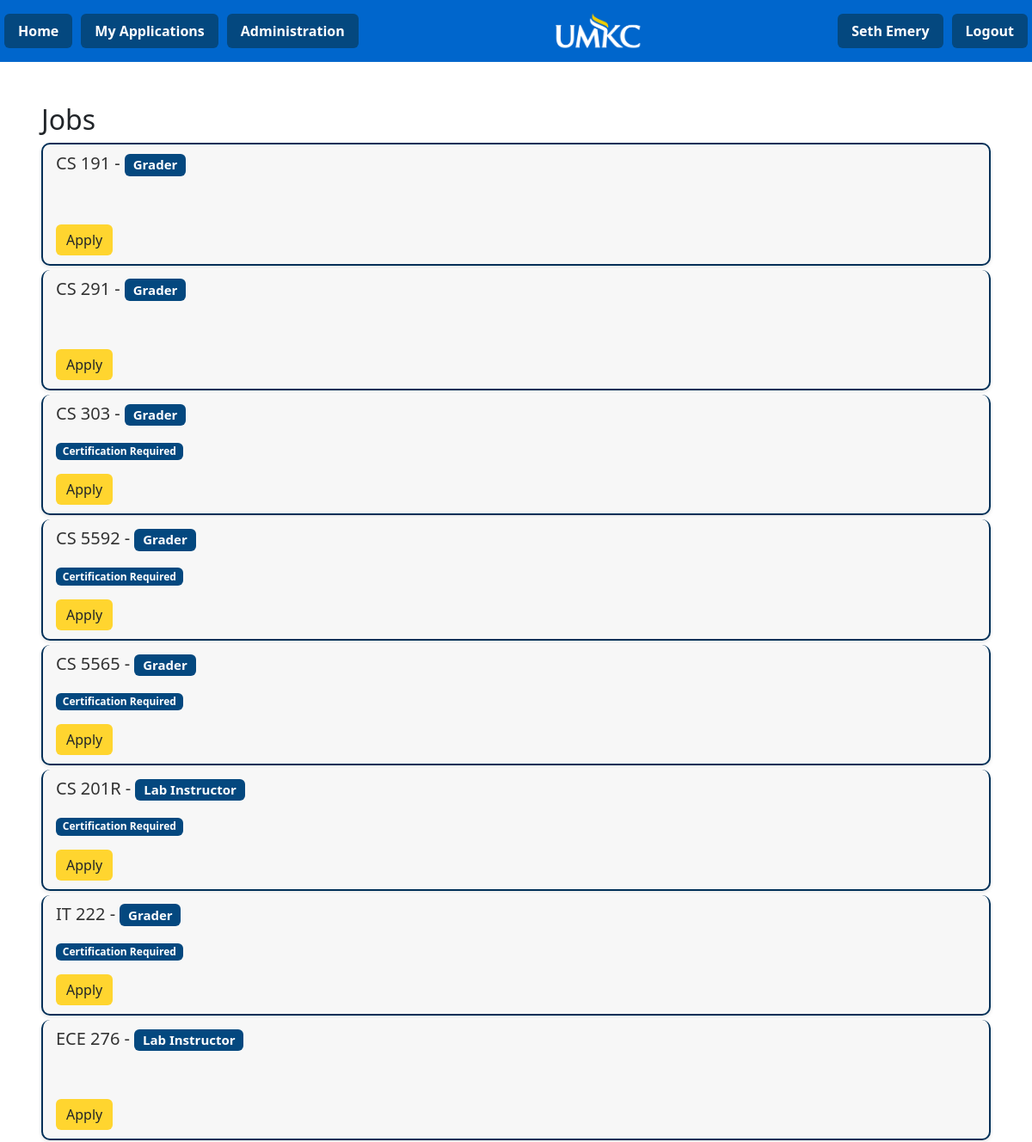
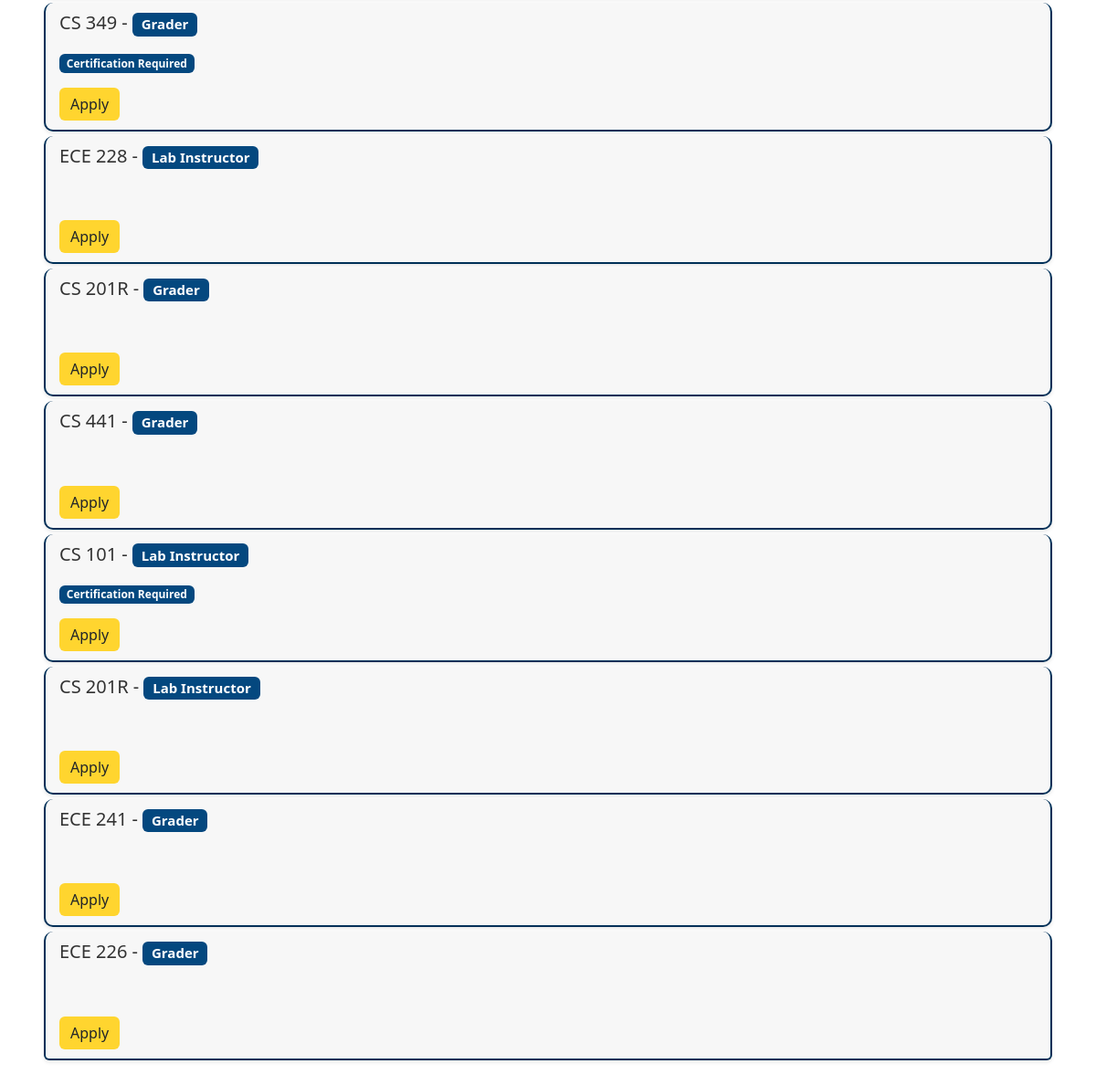
Screenshot of /jobs (signed in) with the database file from the repository (2 pictures, top to bottom).
### gta/model/models.py (models this page shows, shortened)
class Users(UserMixin, db.Model):
    __tablename__ = "Users"
    user_id = db.Column(db.Integer, primary_key=True)
    user_fname = db.Column(db.String(25), nullable=False)
    user_lname = db.Column(db.String(25), nullable=False)
    user_email = db.Column(db.String(25), nullable=False, unique=True)
    role = db.Column(db.Integer, db.ForeignKey("Roles.role_id"), nullable=False)
    major = db.Column(db.Integer, db.ForeignKey("Majors.major_id"), nullable=False)
    degree = db.Column(db.Integer, db.ForeignKey("Degrees.degree_id"), nullable=False)
    gpa = db.Column(db.Numeric(3,2))
    hours = db.Column(db.Numeric(3,2))
    user_pass = db.Column(db.String)
    role_relation = db.relationship('Roles', backref='users', lazy=True)
    major_relation = db.relationship('Majors', backref='users', lazy=True)
    degree_relation = db.relationship('Degrees', backref='users', lazy=True)

class Jobs(db.Model):
    __tablename__ = "Jobs"
    job_id = db.Column(db.Integer,autoincrement=True, primary_key=True )
    role_id = db.Column(db.Integer, db.ForeignKey("Roles.role_id"))
    course_required = db.Column(db.Integer, db.ForeignKey("Courses.course_id"))
    certification_required = db.Column(db.Boolean, nullable=False)
    status = db.Column(db.Boolean, nullable=False)
    user_id = db.Column(db.Integer, db.ForeignKey("Users.user_id"))

class Courses(db.Model):
    __tablename__ = "Courses"
    course_id = db.Column(db.Integer, primary_key=True)
    course_name = db.Column(db.String(25), nullable=False)
    course_level = db.Column(db.String(50), nullable=False)
    major_id = db.Column(db.Integer, db.ForeignKey("Majors.major_id"))

class Roles(db.Model):
    __tablename__ = "Roles"
    role_id = db.Column(db.Integer, primary_key=True)
    role_name = db.Column(db.String(25), nullable=False)

### gta/main/routes.py (the view)
@mbp.route('/jobs', methods=['GET'])
@login_required
def JobsPage():
    with app.app_context():
        resj = db.session.execute(db.select(Courses.course_name, Jobs.certification_required, Roles.role_name).where(Jobs.user_id == session["_user_id"]).where(Jobs.role_id == Roles.role_id).where(Jobs.course_required == Courses.course_id)).all()
    for r in resj:
        print(r)
    jobs = [r for r in resj]
    return render_template('jobs.html', jobs = resj)

### gta/main/routes.py (called while the page is built)
@login_manager.user_loader
def load_user(user_id):
    return Users.query.get(int(user_id))

### gta/templates/jobs.html (shortened to what this page needs)
{% extends 'base.html' %}
{% block content %}
<h2>Jobs</h2>
<ul id="job-list-group" class="list-group">
    {% for j in jobs %}
        <li class="list-group-item">
            <h5>{{ j[0] }} - {{j[3]}} <span class="badge badge-primary">{{ j[2] }}</span></h5>
            <p>{% if j[1] == 1 %}<span class="badge badge-primary">Certification Required</span>{% else %}&nbsp;{% endif %}</p>
            <a href="{{ url_for('form.Apply', job_id=loop.index|string) }}" class="btn apply-btn">Apply</a>
        </li>
    {% endfor %}
</ul>
{% endblock %}

### gta/templates/base.html (shortened to what this page needs)
{% from 'bootstrap5/nav.html' import render_nav_item %}
<!DOCTYPE html>
    <head>
        {% block styles %}
            {{ bootstrap.load_css() }}
            <link rel="stylesheet" href="{{ url_for('static', filename='style.css')}}" type="text/css">
        {% endblock %}
    </head>
    <body>
        <nav class="navbar navbar-extended-sm my-navbar">
            <div class="navbar navbar-nav mr-auto">
                <ul class="nav nav-pills">
                    <li class="nav-item" name="nav-home" style="margin-inline: 5px;">
                    {{ render_nav_item('main.Home', 'Home') }}
                    </li>
                    {% if current_user.is_authenticated %}
                        <li class="nav-item" name="nav-applications" style="margin-inline: 5px;">
                        {{ render_nav_item('main.ApplicationsPage', 'My Applications') }}
                        </li>
                        {% if current_user.role == 5%}
                            <li class="nav-item" name="nav-admin" style="margin-inline: 5px;">
                            {{ render_nav_item('main.AdminPage', 'Administration') }}
                            </li>
                        {% endif %}
                    {% endif %}
                </ul>
            </div>
            <div class="navbar-center">
                <img src="{{ url_for('static', filename='images/umkc_transparent.png') }}" alt="UMKC Logo" style="max-height: 50px;">
            </div>
            <div class="navbar navbar-nav ml-auto">
                <ul class="nav nav-pills">
                    {% if current_user.is_authenticated %}
                        <li class="nav-item" name="nav-profile" style="margin-inline: 5px;">
                            {{ render_nav_item('form.ProfilePage', current_user.user_fname ~ ' ' ~ current_user.user_lname) }}
                        </li>
                        <li class="nav-item" name="nav-logout" style="margin-inline: 5px;">
                            {{ render_nav_item('main.Logout', 'Logout')}}
                        </li>
                    {% endif %}
                </ul>
            </div>
        </nav>
    <main class="m-4 p-4">
        {% block content %}
        {% endblock %}
    </main>
    </body>
</html>

### gta/static/style.css (style rules this page uses)
.my-navbar { background-color: var(--light-blue); color: var(--dark-blue); }
.nav-pills .nav-link { background-color: var(--dark-blue); color: var(--white); font-weight: bold; }
.apply-btn { background-color: var(--yellow); border: none; }
.badge-primary { background-color: var(--dark-blue); color: var(--white); }
.list-group-item { width: 100%; padding: 10px 15px; margin-bottom: 5px; background-color: #f7f7f7; border: 2px solid var(--hover-blue); border-radius: 10px; font-weight: 500; color: #333; box-shadow: 0 2px 4px rgba(0, 0, 0, 0.1); transition: background-color 0.3s, box-shadow 0.3s; }
.list-group-item:first-child { border-top-left-radius: 10px; border-top-right-radius: 10px; }
.list-group { margin-bottom: 10px; }
.my-navbar { display: flex; justify-content: space-between; align-items: center; }
.navbar-center { flex-grow: 1; display: flex; justify-content: center; }
.navbar-center img { max-height: 50px; }

### rows the page displays
Users: user_fname+user_lname "Seth Emery"
Jobs: course_name "CS 191", role_name "Grader"
Jobs: course_name "CS 291", role_name "Grader"
Jobs: course_name "CS 303", role_name "Grader", certification_required "Certification Required"
Jobs: course_name "CS 5592", role_name "Grader", certification_required "Certification Required"
Jobs: course_name "CS 5565", role_name "Grader", certification_required "Certification Required"
Jobs: course_name "CS 201R", role_name "Lab Instructor", certification_required "Certification Required"
Jobs: course_name "IT 222", role_name "Grader", certification_required "Certification Required"
Jobs: course_name "ECE 276", role_name "Lab Instructor"
Jobs: course_name "CS 349", role_name "Grader", certification_required "Certification Required"
Jobs: course_name "ECE 228", role_name "Lab Instructor"
Jobs: course_name "CS 201R", role_name "Grader"
Jobs: course_name "CS 441", role_name "Grader"
Jobs: course_name "CS 101", role_name "Lab Instructor", certification_required "Certification Required"
Jobs: course_name "CS 201R", role_name "Lab Instructor"
Jobs: course_name "ECE 241", role_name "Grader"
Jobs: course_name "ECE 226", role_name "Grader"

### other values shown
{{ render_nav_item('main.Home', 'Home') }} "Home"
{{ render_nav_item('main.ApplicationsPage', 'My Applications') }} "My Applications"
{{ render_nav_item('main.AdminPage', 'Administration') }} "Administration"
{{ render_nav_item('main.Logout', 'Logout') }} "Logout"
